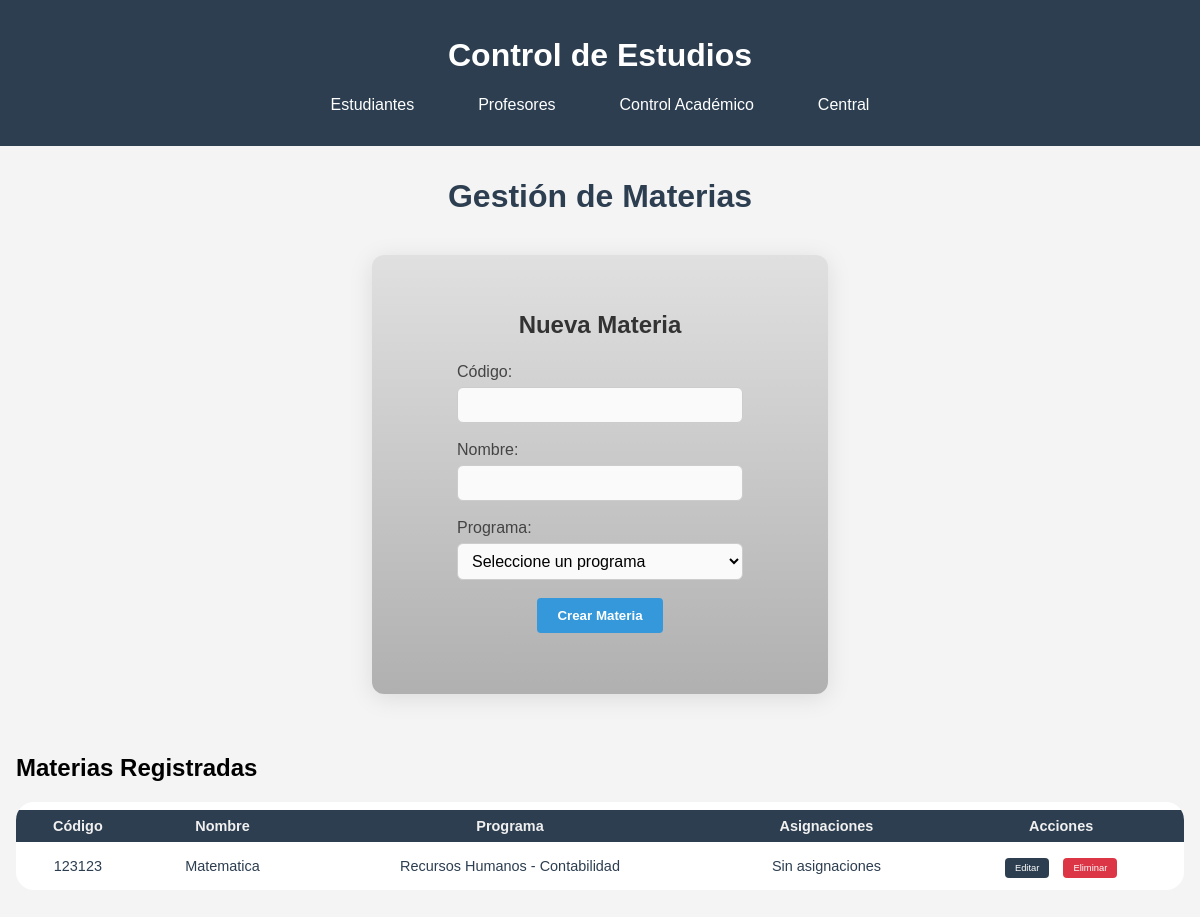
/control_academico/materias, run on an earlier commit of the app's database.
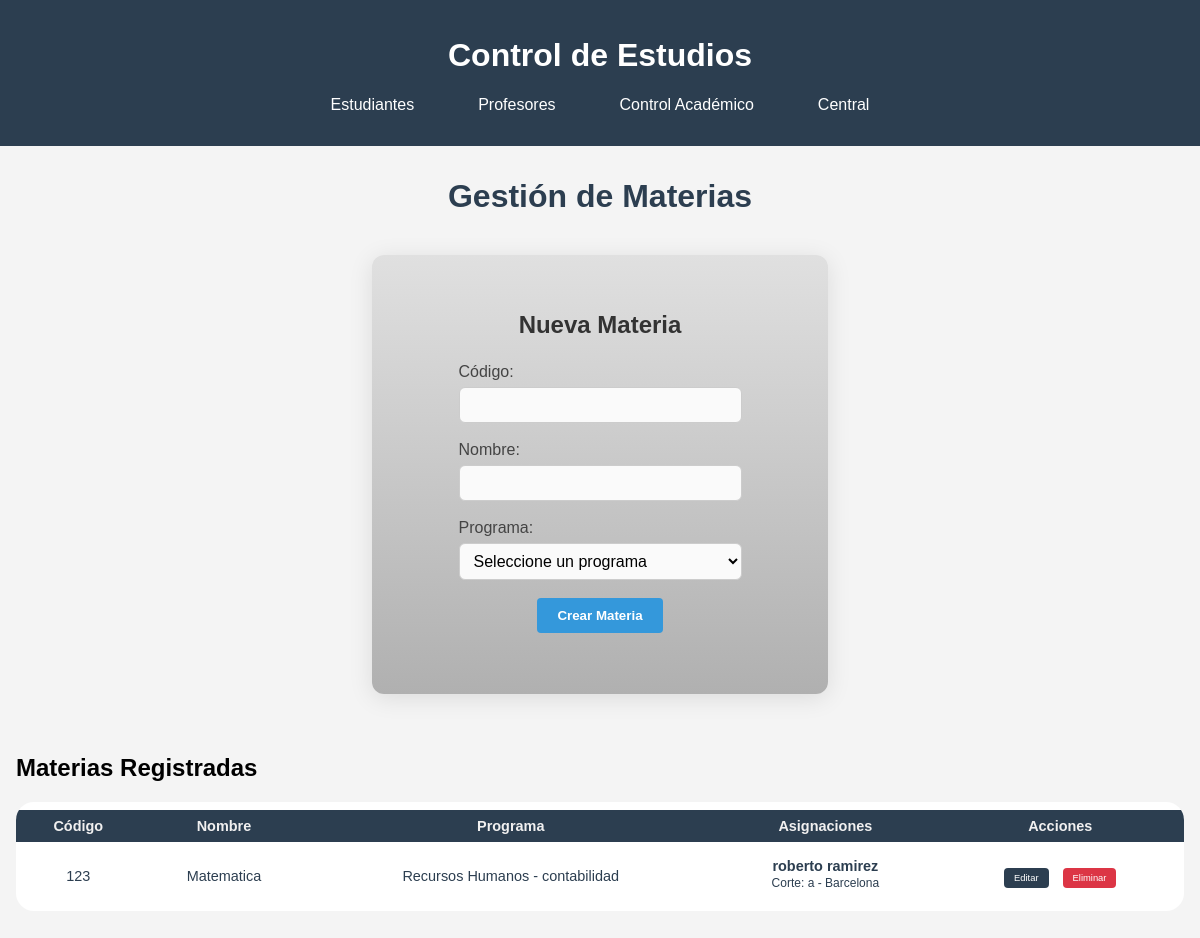
And on a later commit of the database.
### modulos/control_academico/models.py (models this page shows, shortened)
class Materia(db.Model):
    __tablename__ ='materias'
    codigo = db.Column(db.Integer, primary_key=True, unique=True)
    nombre = db.Column(db.String(100), nullable=False)
    programa_id = db.Column(db.Integer, db.ForeignKey('programas.id'), nullable=False)
    programa = db.relationship('Programa', back_populates='materias')
    asignaciones = db.relationship('AsignacionMateria', back_populates='materia')
    notas = db.relationship('Nota', back_populates='materia')

class Programa(db.Model):
    __tablename__ = 'programas'
    id = db.Column(db.Integer, primary_key=True)
    nombre = db.Column(db.String(100), nullable=False)
    carrera_id = db.Column(db.Integer, db.ForeignKey('carreras.id'), nullable=False)
    carrera = db.relationship('Carrera', back_populates='programas')
    materias = db.relationship('Materia', back_populates='programa')
    cortes = db.relationship('Corte', back_populates='programa')

class Carrera(db.Model):
    __tablename__ = 'carreras'
    id = db.Column(db.Integer, primary_key=True)
    nombre = db.Column(db.String(100), nullable=False, unique=True)
    programas = db.relationship('Programa', back_populates='carrera')
    estudiantes = db.relationship('Estudiante', back_populates='carrera')

class AsignacionMateria(db.Model):
    __tablename__ = 'asignaciones_materias'
    id = db.Column(db.Integer, primary_key=True)
    profesor_id = db.Column(db.String(20), db.ForeignKey('profesores.cedula'), nullable=False)
    materia_codigo = db.Column(db.Integer, db.ForeignKey('materias.codigo'), nullable=False)
    corte_id = db.Column(db.Integer, db.ForeignKey('cortes.id'), nullable=False)
    fecha_asignacion = db.Column(db.DateTime, default=datetime.utcnow, nullable=False)
    profesor = db.relationship('Profesor', back_populates='asignaciones')
    materia = db.relationship('Materia', back_populates='asignaciones')
    corte = db.relationship('Corte', back_populates='asignaciones')
    __table_args__ = (
        db.UniqueConstraint('materia_codigo', 'corte_id', name='uq_materia_corte'),
    )

class Corte(db.Model):
    __tablename__ = 'cortes'
    id = db.Column(db.Integer, primary_key=True)
    programa_id = db.Column(db.Integer, db.ForeignKey('programas.id'), nullable=False)
    seccion = db.Column(db.String(20), nullable=False)
    zona = db.Column(db.String(50), nullable=False)
    fecha_inicio = db.Column(db.Date, nullable=False)
    fecha_fin = db.Column(db.Date, nullable=False)
    programa = db.relationship('Programa', back_populates='cortes')
    inscripciones = db.relationship('Inscripcion', back_populates='corte')
    asignaciones = db.relationship('AsignacionMateria', back_populates='corte')

### modulos/central/models.py (models this page shows, shortened)
class Persona(db.Model):
    __tablename__ = 'personas'
    cedula = db.Column(db.String(20), primary_key=True, unique=True)
    nombre = db.Column(db.String(100), nullable=False)
    apellido = db.Column(db.String(100), nullable=False)
    numero_telefono = db.Column(db.Integer)
    correo_electronico = db.Column(db.String(100), unique=True, nullable=False)
    usuario = db.Column(db.String(50), unique=True, nullable=False)
    contrasenia = db.Column(db.String(100), nullable=False)
    rol = db.Column(db.String(20), nullable=False)
    __mapper_args__ = {
        'polymorphic_identity': 'persona',
        'polymorphic_on': rol
    }

### modulos/control_academico/routes.py (the view)
@bp.route('/materias')
def listar_materias():
    materias = Materia.query.all()
    profesores = Profesor.query.all()
    programas = Programa.query.all()
    asignaciones = AsignacionMateria.query.all()
    return render_template('control_academico/materias.html',
                         materias=materias, profesores=profesores, programas=programas, asignaciones=asignaciones)

### modulos/control_academico/templates/control_academico/materias.html (shortened to what this page needs)
{% extends "central/base.html" %}
{% block content %}
<div class="welcome-container">
    <h1 class="titulo-estudiantes">Gestión de Materias</h1>
    <div class="form-container">
        <h2>Nueva Materia</h2>
        <form action="{{ url_for('control_academico.crear_materia') }}" method="POST">
            <div class="form-group">
                <label for="codigo">Código:</label>
                <input type="text" id="codigo" name="codigo" required>
            </div>
            <div class="form-group">
                <label for="nombre">Nombre:</label>
                <input type="text" id="nombre" name="nombre" required>
            </div>
            <div class="form-group">
                <label for="programa_id">Programa:</label>
                <select name="programa_id" id="programa_id" required>
                    <option value="">Seleccione un programa</option>
                </select>
            </div>
            <button type="submit" class="btn-nuevo-estudiante">Crear Materia</button>
        </form>
    </div>
    <div class="tabla-estudiantes-contenedor">
        <h2>Materias Registradas</h2>
        {% if materias %}
            <table class="tabla-estudiantes">
                <thead>
                    <tr>
                        <th>Código</th>
                        <th>Nombre</th>
                        <th>Programa</th>
                        <th>Asignaciones</th>
                        <th>Acciones</th>
                    </tr>
                </thead>
                <tbody>
                    {% for materia in materias %}
                    <tr>
                        <td>{{ materia.codigo }}</td>
                        <td>{{ materia.nombre }}</td>
                        <td>{{ materia.programa.nombre }} - {{ materia.programa.carrera.nombre }}</td>
                        <td>
                            {% set materia_asignaciones = asignaciones|selectattr("materia_codigo", "equalto", materia.codigo)|list %}
                            {% if materia_asignaciones %}
                                <ul style="list-style: none; padding: 0; margin: 0;">
                                    {% for asignacion in materia_asignaciones %}
                                    <li style="margin-bottom: 5px;">
                                        <strong>{{ asignacion.profesor.nombre }} {{ asignacion.profesor.apellido }}</strong><br>
                                        <small>Corte: {{ asignacion.corte.seccion }} - {{ asignacion.corte.zona }}</small>
                                    </li>
                                    {% endfor %}
                                </ul>
                            {% else %}
                                <span class="text-muted">Sin asignaciones</span>
                            {% endif %}
                        </td>
                        <td>
                            <a href="{{ url_for('control_academico.editar_materia', codigo=materia.codigo) }}"
                               class="btn-accion editar">Editar</a>
                            <a href="{{ url_for('control_academico.eliminar_materia', codigo=materia.codigo) }}"
                               class="btn-accion eliminar"
                               onclick="return confirm('¿Está seguro de eliminar esta materia?')">Eliminar</a>
                        </td>
                    </tr>
                    {% endfor %}
                </tbody>
            </table>
        {% else %}
            <p>No hay materias registradas.</p>
        {% endif %}
    </div>
</div>
{% endblock %}

What changed in the data, as far as the page shows it:
removed Materia: codigo "123123", nombre "Matematica", programa.nombre "Recursos Humanos", programa.carrera.nombre "Contabilidad", shows "Sin asignaciones"
added Materia: codigo "123", nombre "Matematica", programa.nombre "Recursos Humanos", programa.carrera.nombre "contabilidad"
added AsignacionMateria: profesor.nombre "roberto", profesor.apellido "ramirez", corte.seccion "a", corte.zona "Barcelona"
